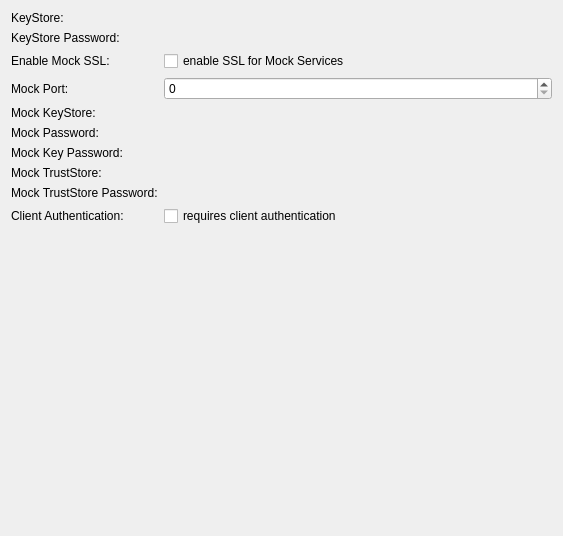
         <widget class="QWidget" name="sslSettingsPageScrollAreaWidgetContents">
          <property name="geometry">
           <rect>
            <x>0</x>
            <y>0</y>
            <width>563</width>
            <height>536</height>
           </rect>
          </property>
          <layout class="QFormLayout" name="sslSettingsPageFormLayout">
           <property name="labelAlignment">
            <set>Qt::AlignmentFlag::AlignLeading|Qt::AlignmentFlag::AlignLeft|Qt::AlignmentFlag::AlignVCenter</set>
           </property>
           <item row="0" column="0">
            <widget class="QLabel" name="sslKeyStoreLabel">
             <property name="text">
              <string>KeyStore:</string>
             </property>
            </widget>
           </item>
           <item row="1" column="0">
            <widget class="QLabel" name="sslKeyStorepasswordLabel">
             <property name="text">
              <string>KeyStore Password:</string>
             </property>
            </widget>
           </item>
           <item row="2" column="0">
            <widget class="QLabel" name="sslMockLabel">
             <property name="text">
              <string>Enable Mock SSL:</string>
             </property>
            </widget>
           </item>
           <item row="3" column="0">
            <widget class="QLabel" name="sslMockPortLabel">
             <property name="text">
              <string>Mock Port:</string>
             </property>
            </widget>
           </item>
           <item row="4" column="0">
            <widget class="QLabel" name="sslMockKeyStoreLabel">
             <property name="text">
              <string>Mock KeyStore:</string>
             </property>
            </widget>
           </item>
           <item row="5" column="0">
            <widget class="QLabel" name="sslMockPasswordLabel">
             <property name="text">
              <string>Mock Password:</string>
             </property>
            </widget>
           </item>
           <item row="6" column="0">
            <widget class="QLabel" name="sslMockKeyPasswordLabel">
             <property name="text">
              <string>Mock Key Password:</string>
             </property>
            </widget>
           </item>
           <item row="7" column="0">
            <widget class="QLabel" name="sslMockTrustStoreLabel">
             <property name="text">
              <string>Mock TrustStore:</string>
             </property>
            </widget>
           </item>
           <item row="8" column="0">
            <widget class="QLabel" name="sslMockTrustStorePasswordLabel">
             <property name="text">
              <string>Mock TrustStore Password:</string>
             </property>
            </widget>
           </item>
           <item row="9" column="0">
            <widget class="QLabel" name="sslClientAuthenticationLabel">
             <property name="text">
              <string>Client Authentication:</string>
             </property>
            </widget>
           </item>
           <item row="1" column="1">
            <widget class="KPasswordLineEdit" name="sslKeyStorePasswordLineEdit"/>
           </item>
           <item row="5" column="1">
            <widget class="KPasswordLineEdit" name="sslMockPasswordLineEdit"/>
           </item>
           <item row="6" column="1">
            <widget class="KPasswordLineEdit" name="sslMockKeyPasswordLineEdit"/>
           </item>
           <item row="8" column="1">
            <widget class="KPasswordLineEdit" name="sslMockTrustStorePasswordLineEdit"/>
           </item>
           <item row="3" column="1">
            <widget class="QSpinBox" name="sslMockPortSpinBox">
             <property name="maximum">
              <number>65535</number>
             </property>
            </widget>
           </item>
           <item row="2" column="1">
            <widget class="QCheckBox" name="sslMockCheckBox">
             <property name="text">
              <string>enable SSL for Mock Services</string>
             </property>
            </widget>
           </item>
           <item row="9" column="1">
            <widget class="QCheckBox" name="sslClientAuthenticationCheckBox">
             <property name="text">
              <string>requires client authentication</string>
             </property>
            </widget>
           </item>
           <item row="0" column="1">
            <widget class="KUrlRequester" name="sslKeyStoreUrlRequester"/>
           </item>
           <item row="4" column="1">
            <widget class="KUrlRequester" name="sslMockKeyStoreUrlRequester"/>
           </item>
           <item row="7" column="1">
            <widget class="KUrlRequester" name="sslMockTrustStoreUrlRequester"/>
           </item>
          </layout>
         </widget>
